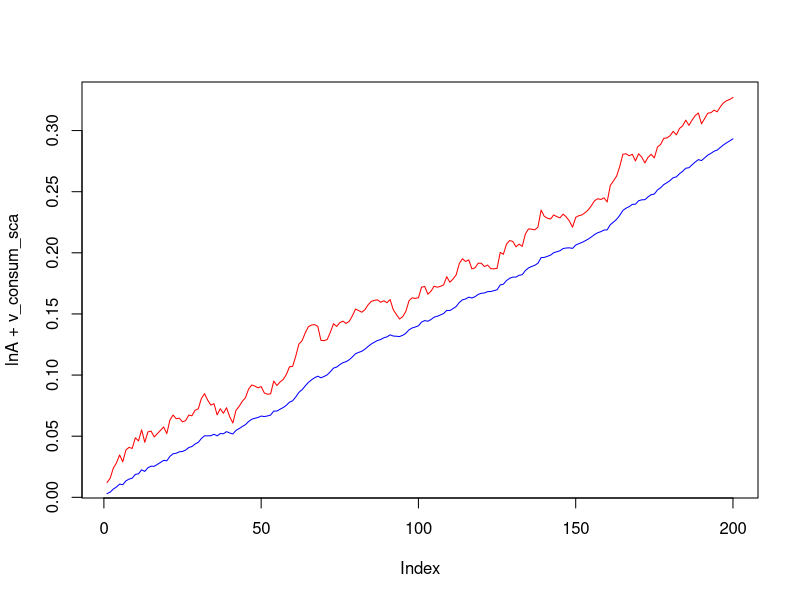
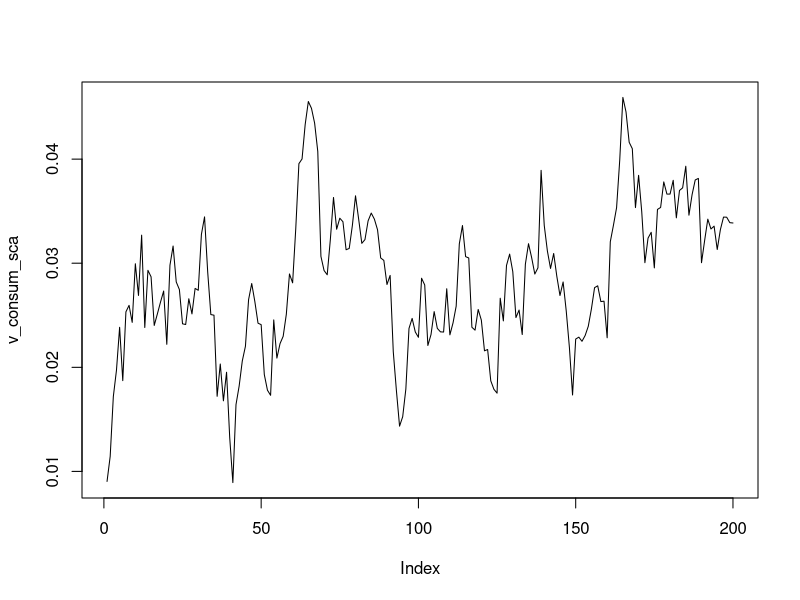
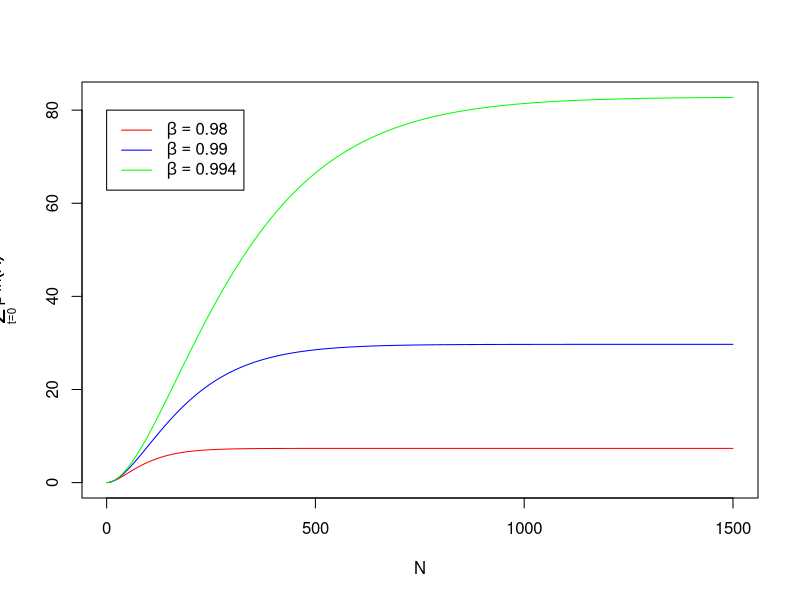

These charts were generated, in order, by the following R code:
## ---- chunk 1
N = 200
growth.rate = rnorm(n=N, mean=0.0015, sd=0.001)

consum_sca_ini  = 0
consum_sca = consum_sca_ini
rho_c = 0.85

v_consum_sca = rep(0, N)

for (i in 1:N){
  consum_sca =  rho_c*consum_sca + 3*growth.rate[i]
  v_consum_sca[i] =  consum_sca
}

lnA = cumsum(growth.rate)

plot(lnA+v_consum_sca, type="l", col=c("red"))
lines(lnA, type="l", col=c("blue"))
plot(v_consum_sca, type="l")

## ---- chunk 2
library(ggplot2)
beta = 0.999
betas = c(0.98,0.99,0.994)
mua = 0.003
T = 1500
vlnA = cumsum(rep(mua,T)) #assumes first ln(A) equal to zero

seriesvalue = vector()
for(i in 1:length(betas)){
  beta = betas[i]
  vbeta = cumprod(rep(beta,T))
  seriesvalue = rbind(seriesvalue , cumsum(vbeta*vlnA))
}

tsseries = as.ts(t(seriesvalue))

plot(tsseries, plot.type="single", col=c('red', 'blue', 'green'), ylab=expression(sum(beta^t * ln(A), t==0,N)), xlab="N")

#par(omd = c(.15, .85, .15, .85))

par(mgp = c(0, 2, 0), cex.lab=0.9)
legend(0,80, c(expression(beta==0.98),expression(beta==0.99),expression(beta==0.994)), col=c('red', 'blue', 'green'), lty=1)

